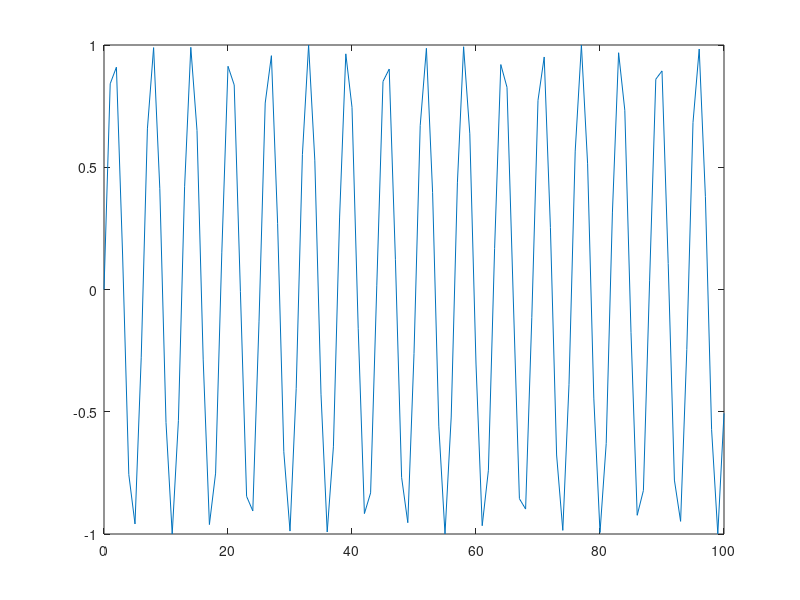
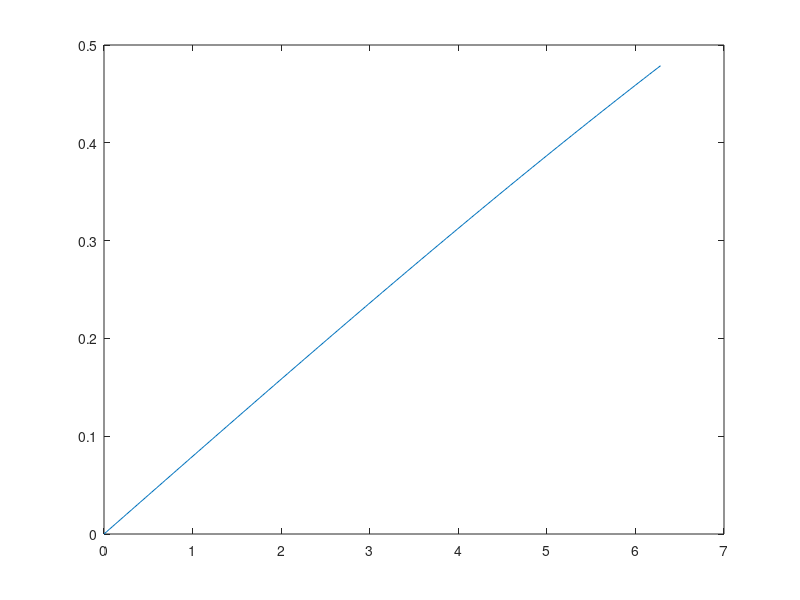
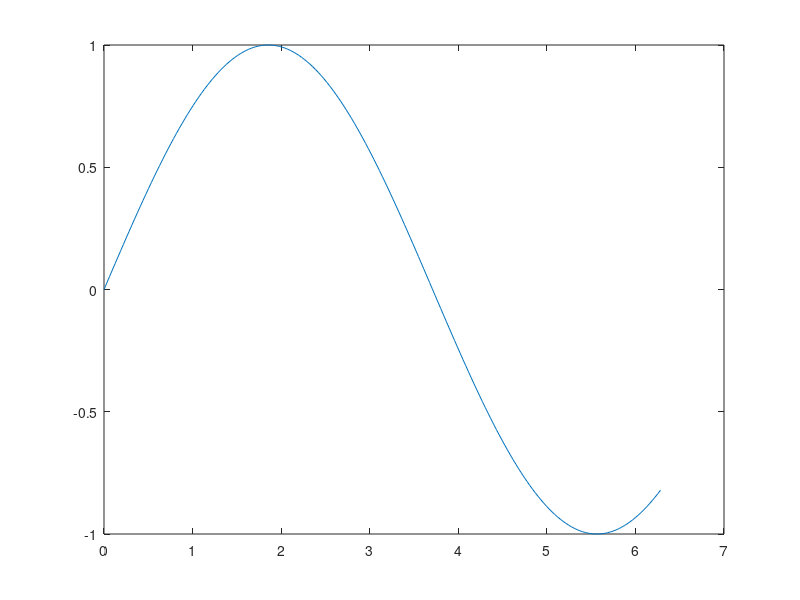
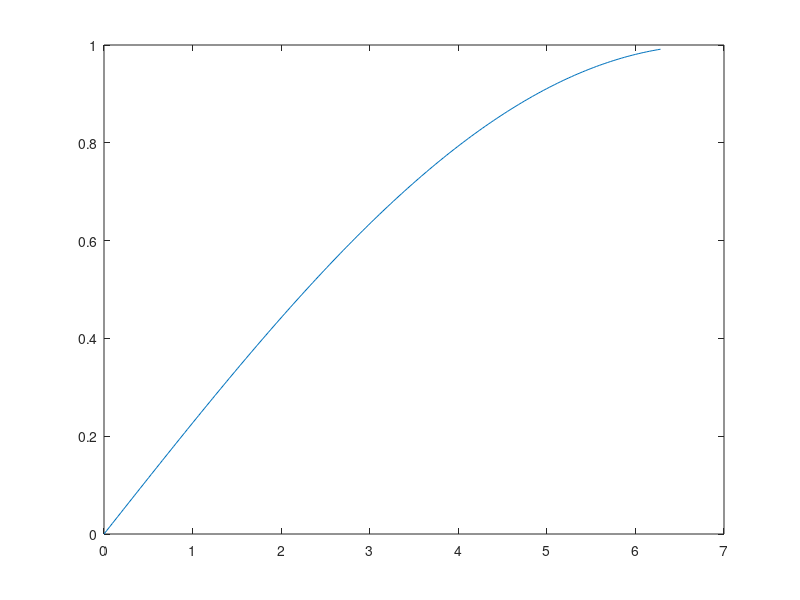

MATLAB code to generate these figures, in order:
x = 0:100;
y = sin(x);
figure
plot(x,y)

for i = 1:5
    x = 0:pi/100:2*pi;
    y = sin(x*rand());

    figure
    plot(x,y)
end
